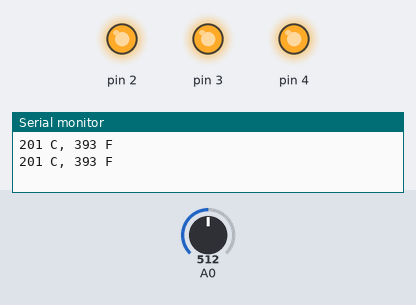
Simulated run of this sketch. Board: Arduino Uno, built with avr-gcc and run on an emulated ATmega328P. Shown: output pins drawn as LEDs (lit = HIGH), the last lines printed to the serial monitor. Inputs (shaded band) come from the test bench; at power-on: A0 = 512.

Above: at 1.8 s.
1.9 s: A0 set to 224
3.4 s: A0 set to 202
At 4.4 s:
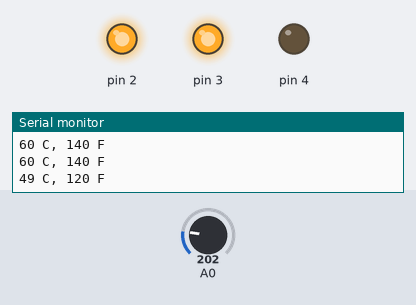
5.5 s: A0 set to 122
At 7.1 s:
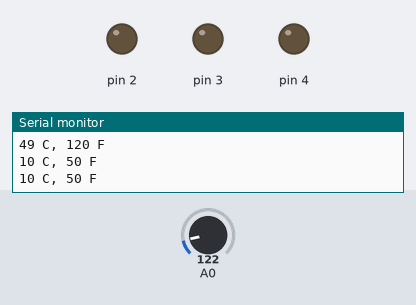
7.5 s: A0 set to 151
9.2 s: A0 set to 177
At 11.2 s:
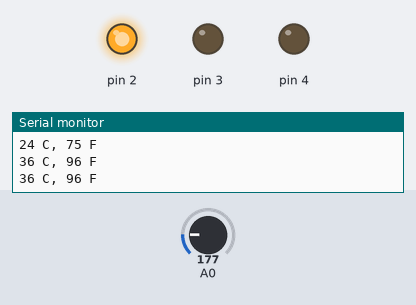
11.5 s: A0 set to 306
At 13.0 s:
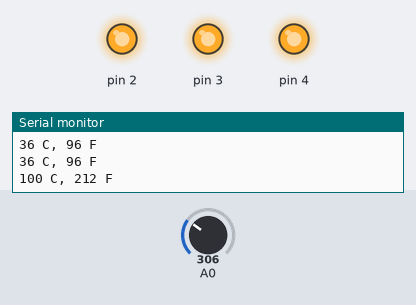
Timing chart, 0 to 14.5 s (numbered marks = the images above; inputs shaded):
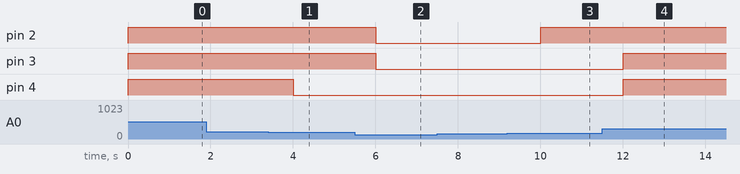

The sketch:

interfacing_temperature_sensor_to_arduino1.ino
```cpp
//C++ Code


int baseTemp = 0;
int celsius = 0;
int fahrenheit = 0;
void setup()
{
  pinMode(A0, INPUT);
  Serial.begin(9600);
  pinMode(2, OUTPUT);
  pinMode(3, OUTPUT);
  pinMode(4, OUTPUT);
}
void loop()
{
  baseTemp = 29;
  celsius = map((analogRead(A0) - 20) * 3.04, 0, 1023, -40, 125);

  fahrenheit = ((celsius * 9) / 5 + 32);
  Serial.print(celsius);
  Serial.print(" C, ");
  Serial.print(fahrenheit);
  Serial.println(" F");

   if (celsius < baseTemp) {
    digitalWrite(2, LOW);
    digitalWrite(3, LOW);
    digitalWrite(4, LOW);
  }
  if (celsius >= baseTemp && celsius < baseTemp + 15) {
    digitalWrite(2, HIGH);
    digitalWrite(3, LOW);
    digitalWrite(4, LOW);
  }
  if (celsius >= baseTemp + 15 && celsius < baseTemp + 25) {
    digitalWrite(2, HIGH);
    digitalWrite(3, HIGH);
    digitalWrite(4, LOW);
  }
  if (celsius >= baseTemp + 25) {
    digitalWrite(2, HIGH);
    digitalWrite(3, HIGH);
    digitalWrite(4, HIGH);
  }
  delay(1000);
}
```

Measured:
- the behaviour switches between 212 and 211 on A0 (found by bisection; images 0 and 1)
- the behaviour switches between 160 and 161 on A0 (found by bisection; images 2 and 3)
- after the input at 3.4 s, pin 4: HIGH → LOW after 0.60 s
- after the input at 5.5 s, pin 2, pin 3: HIGH → LOW after 0.50 s
- after the input at 9.2 s, pin 2: LOW → HIGH after 0.81 s
- after the input at 11.5 s, pin 3, pin 4: LOW → HIGH after 0.51 s
